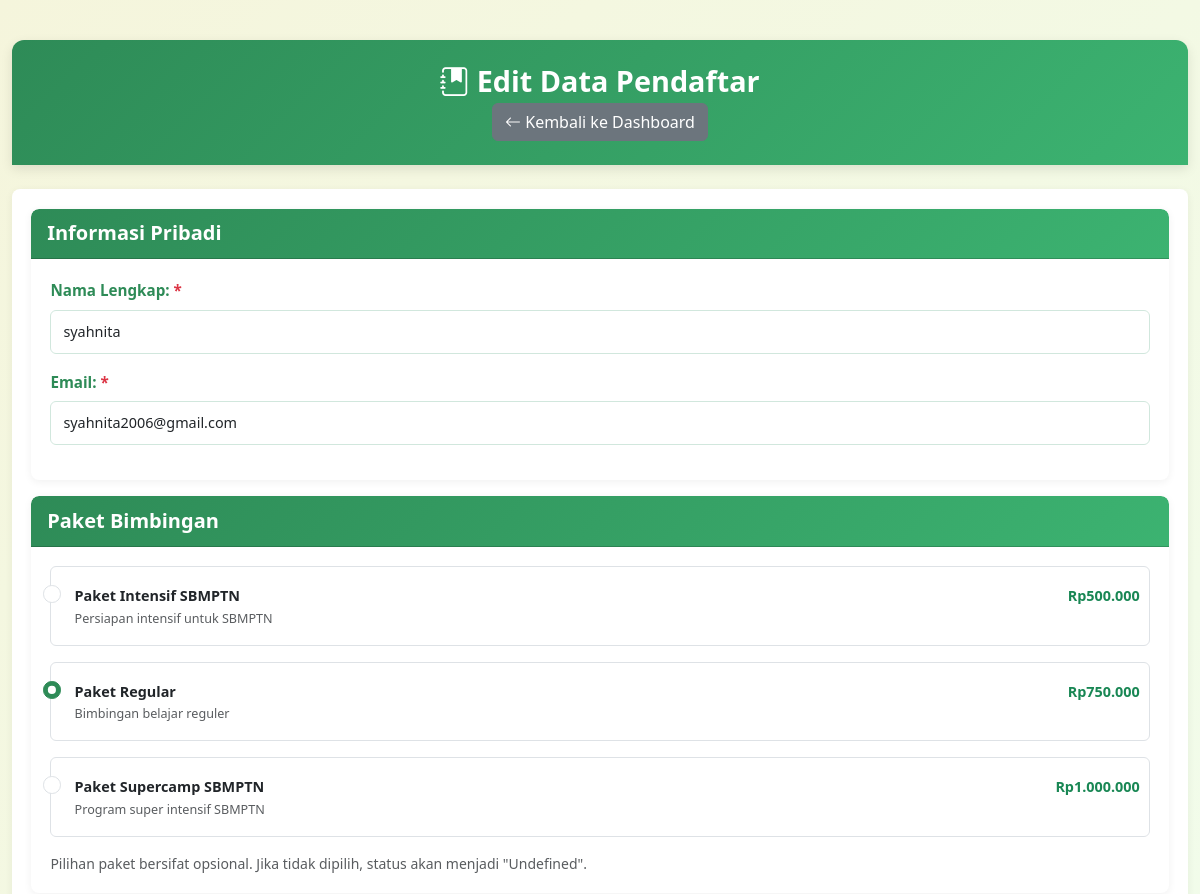
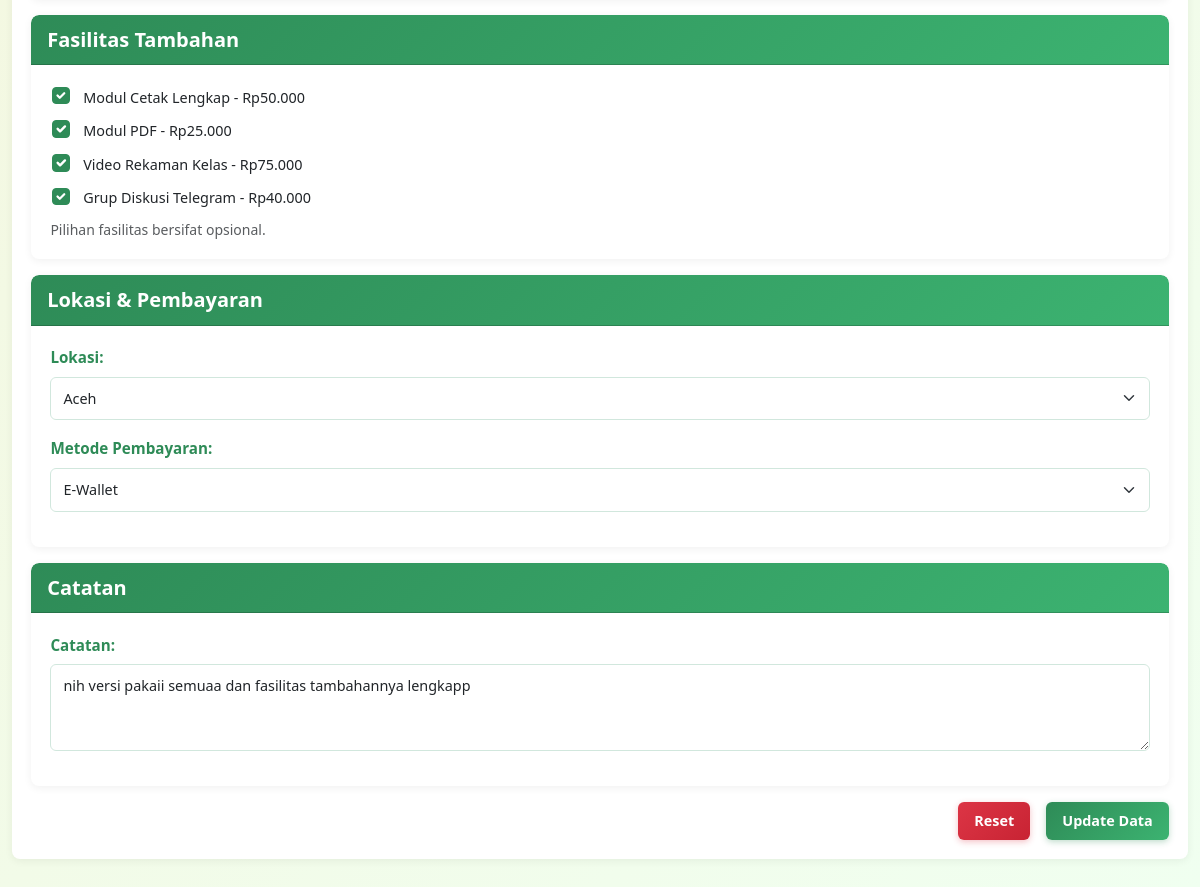
The app's page /edit.php?id=20 with its own data (2 pictures, top to bottom).
### tables this page shows
CREATE TABLE `pendaftar` (
  `id` int(11) NOT NULL,
  `nama` varchar(100) NOT NULL,
  `email` varchar(100) NOT NULL,
  `paket` varchar(50) NOT NULL,
  `fasilitas` text DEFAULT NULL,
  `lokasi` varchar(50) DEFAULT NULL,
  `metode_pembayaran` varchar(50) DEFAULT NULL,
  `catatan` text DEFAULT NULL,
  `price1` int(11) DEFAULT NULL,
  `price2` int(11) DEFAULT NULL,
  `price3` int(11) DEFAULT NULL,
  `price4` int(11) DEFAULT NULL,
  `tax` int(11) DEFAULT NULL,
  `taxes` int(11) DEFAULT NULL,
  `total_biaya` int(11) DEFAULT NULL,
  `tanggal_daftar` datetime NOT NULL DEFAULT current_timestamp()
);

### edit.php (the view, shortened to what this page needs)
<?php
include 'php/koneksi.php';
$id = $_GET['id'];
$sql = "SELECT * FROM pendaftar WHERE id = $id";
$query = mysqli_query($koneksi, $sql);
$data = mysqli_fetch_assoc($query);
$fasilitasArray = [];
if (!empty($data['fasilitas'])) {
    $fasilitasArray = explode(', ', $data['fasilitas']);
}
?>
<!DOCTYPE html>
<html lang="id">
<head>
    <link href="https://cdn.jsdelivr.net/npm/bootstrap@5.3.2/dist/css/bootstrap.min.css" rel="stylesheet">
    <link rel="stylesheet" href="https://cdn.jsdelivr.net/npm/bootstrap-icons@1.11.1/font/bootstrap-icons.css">
    <link rel="stylesheet" href="style.css">
</head>
<body>
    <div class="container mt-4">
        <div class="header text-center mb-4">
            <h1><i class="bi bi-journal-bookmark-fill"></i> Edit Data Pendaftar</h1>
            <a href="index.php" class="btn btn-secondary">
                <i class="bi bi-arrow-left"></i> Kembali ke Dashboard
            </a>
        </div>
        <div class="card">
            <div class="card-body">
                <form action="php/proses_edit.php" method="POST">
                    <div class="card mb-3">
                        <div class="card-header">
                            <h5 class="mb-0">Informasi Pribadi</h5>
                        </div>
                        <div class="card-body">
                            <div class="mb-3">
                                <label for="nama" class="form-label required">Nama Lengkap:</label>
                                <input type="text" class="form-control" id="nama" name="nama"
                                       value="<?php echo htmlspecialchars($data['nama']); ?>" required>
                            </div>
                            <div class="mb-3">
                                <label for="email" class="form-label required">Email:</label>
                                <input type="email" class="form-control" id="email" name="email"
                                       value="<?php echo htmlspecialchars($data['email']); ?>" required>
                            </div>
                        </div>
                    </div>
                    <div class="card mb-3">
                        <div class="card-header">
                            <h5 class="mb-0">Paket Bimbingan</h5>
                        </div>
                        <div class="card-body">
                            <div class="mb-3">
                                <?php
                                $packages = [
                                    'Paket Intensif SBMPTN' => '500000',
                                    'Paket Regular' => '750000',
                                    'Paket Supercamp SBMPTN' => '1000000'
                                ];
                                foreach ($packages as $pkgName => $price):
                                    $isChecked = ($data['paket'] === $pkgName) ? 'checked' : '';
                                ?>
                                <div class="form-check mb-3 p-3 border rounded">
                                    <input class="form-check-input" type="radio" name="paket"
                                           id="paket<?php echo str_replace(' ', '', $pkgName); ?>"
                                           value="<?php echo $pkgName; ?>" <?php echo $isChecked; ?>>
                                    <label class="form-check-label w-100" for="paket<?php echo str_replace(' ', '', $pkgName); ?>">
                                        <div class="d-flex justify-content-between align-items-start">
                                            <div>
                                                <strong class="d-block"><?php echo $pkgName; ?></strong>
                                                <small class="text-muted">
                                                    <?php echo $pkgName === 'Paket Intensif SBMPTN' ? 'Persiapan intensif untuk SBMPTN' :
                                                          ($pkgName === 'Paket Regular' ? 'Bimbingan belajar reguler' : 'Program super intensif SBMPTN'); ?>
                                                </small>
                                            </div>
                                            <span class="fw-bold text-success">Rp<?php echo number_format($price, 0, ',', '.'); ?></span>
                                        </div>
                                    </label>
                                </div>
                                <?php endforeach; ?>
                            </div>
                            <div class="text-muted small">Pilihan paket bersifat opsional. Jika tidak dipilih, status akan menjadi "Undefined".</div>
                        </div>
                    </div>
                    <div class="card mb-3">
                        <div class="card-header">
                            <h5 class="mb-0">Fasilitas Tambahan</h5>
                        </div>
                        <div class="card-body">
                            <?php
                            $facilitiesList = [
                                'Modul Cetak Lengkap' => '50000',
                                'Modul PDF' => '25000',
                                'Video Rekaman Kelas' => '75000',
                                'Grup Diskusi Telegram' => '40000'
                            ];
                            foreach ($facilitiesList as $facility => $price):
                                $isChecked = in_array($facility, $fasilitasArray) ? 'checked' : '';
                            ?>
                            <div class="facility-option mb-2">
                                <div class="form-check">
                                    <input class="form-check-input" type="checkbox" name="fasilitas[]"
                                           id="<?php echo str_replace(' ', '', $facility); ?>"
                                           value="<?php echo $facility; ?>" <?php echo $isChecked; ?>>
                                    <label class="form-check-label" for="<?php echo str_replace(' ', '', $facility); ?>">
                                        <?php echo $facility; ?> - Rp<?php echo number_format($price, 0, ',', '.'); ?>
                                    </label>
                                </div>
                            </div>
                            <?php endforeach; ?>
                            <div class="text-muted small mt-2">Pilihan fasilitas bersifat opsional.</div>
                        </div>
                    </div>
                    <div class="card mb-3">
                        <div class="card-header">
                            <h5 class="mb-0">Lokasi & Pembayaran</h5>
                        </div>
                        <div class="card-body">
                            <div class="mb-3">
                                <label for="lokasi" class="form-label">Lokasi:</label>
                                <select class="form-select" id="lokasi" name="lokasi">
                                    <option value="Aceh" <?php echo $data['lokasi'] == 'Aceh' ? 'selected' : ''; ?>>Aceh</option>
                                </select>
                            </div>
                            <div class="mb-3">
                                <label for="metode_pembayaran" class="form-label">Metode Pembayaran:</label>
                                <select class="form-select" id="metode_pembayaran" name="metode_pembayaran">
                                    <option value="E-Wallet" <?php echo $data['metode_pembayaran'] == 'E-Wallet' ? 'selected' : ''; ?>>E-Wallet</option>
                                </select>
                            </div>
                        </div>
                    </div>
                    <div class="card mb-3">
                        <div class="card-header">
                            <h5 class="mb-0">Catatan</h5>
                        </div>
                        <div class="card-body">
                            <div class="mb-3">
                                <label for="catatan" class="form-label">Catatan:</label>
                                <textarea class="form-control" id="catatan" name="catatan" rows="3"><?php echo htmlspecialchars($data['catatan']); ?></textarea>
                            </div>
                        </div>
                    </div>
                    <div class="d-grid gap-2 d-md-flex justify-content-md-end">
                        <button type="reset" class="btn btn-reset me-md-2">Reset</button>
                        <button type="submit" class="btn btn-primary" name="submit">Update Data</button>
                    </div>
                </form>
            </div>
        </div>
    </div>
</body>
</html>

### style.css (style rules this page uses)
:root { --primary-color: #2E8B57; --secondary-color: #3CB371; --accent-color: #F5F5DC; --text-color: #2F4F4F; --light-color: #F0FFF0; --error-color: #dc3545; --success-color: #198754; --card-color: #FFFFFF; --reset-color: #dc3545; --reset-hover: #c82333; }
* { margin: 0; padding: 0; box-sizing: border-box; }
body { background: linear-gradient(135deg, #F5F5DC 0%, #F0FFF0 100%); color: var(--text-color); font-family: 'Segoe UI', Tahoma, Geneva, Verdana, sans-serif; min-height: 100vh; display: flex; flex-direction: column; padding: 1rem 0; }
.header { background: linear-gradient(135deg, var(--primary-color), var(--secondary-color)); color: white; padding: 1.5rem; border-radius: 12px 12px 0 0; box-shadow: 0 4px 12px rgba(0, 0, 0, 0.1); margin-bottom: 0; }
.header h1 { font-size: 1.8rem; font-weight: 700; margin-bottom: 0.3rem; }
.form-label { font-weight: 600; color: var(--primary-color); margin-bottom: 0.5rem; font-size: 0.95rem; }
.btn-primary { background: linear-gradient(135deg, var(--primary-color), var(--secondary-color)); border: none; border-radius: 6px; padding: 8px 16px; font-weight: 600; font-size: 0.9rem; box-shadow: 0 2px 6px rgba(46, 139, 87, 0.3); color: white; transition: all 0.3s ease; }
.btn-reset { background: linear-gradient(135deg, var(--reset-color), var(--reset-hover)); border: none; border-radius: 6px; color: white; padding: 8px 16px; font-weight: 600; font-size: 0.9rem; box-shadow: 0 2px 6px rgba(220, 53, 69, 0.3); transition: all 0.3s ease; }
.form-check-input:checked { background-color: var(--primary-color); border-color: var(--primary-color); }
.card { border: none; border-radius: 8px; box-shadow: 0 2px 8px rgba(0, 0, 0, 0.06); transition: all 0.3s ease; background-color: var(--card-color); overflow: hidden; margin-bottom: 1rem; }
.card-header { background: linear-gradient(135deg, var(--primary-color), var(--secondary-color)); color: white; border-radius: 8px 8px 0 0 !important; padding: 0.8rem 1rem; font-weight: 600; font-size: 1rem; }
.card-body { padding: 1.2rem; }
.required::after { content: " *"; color: var(--error-color); }
.form-control, .form-select { border-radius: 6px; padding: 10px 12px; border: 1px solid #D1E7DD; transition: all 0.3s ease; font-size: 0.9rem; }
.form-check-input { width: 1.1em; height: 1.1em; margin-top: 0.15em; }
.form-check-label { margin-left: 0.5em; font-size: 0.9rem; }
h1, h2, h3, h4, h5, h6 { font-weight: 700; }
.form-check { padding-left: 1.6em; margin-bottom: 0.6rem; transition: all 0.2s ease; }
.container { max-width: 1200px; }

### records on screen
pendaftar: nama "syahnita", email "syahnita2006@gmail.com", lokasi "Aceh", metode_pembayaran "E-Wallet", catatan "nih versi pakaii semuaa dan fasilitas tambahannya lengkapp"

### other values on screen
$pkgName "Paket Intensif SBMPTN"
$price "500.000"
$pkgName "Paket Regular"
$price "750.000"
$pkgName "Paket Supercamp SBMPTN"
$price "1.000.000"
$facility "Modul Cetak Lengkap"
$price "50.000"
$facility "Modul PDF"
$price "25.000"
$facility "Video Rekaman Kelas"
$price "75.000"
$facility "Grup Diskusi Telegram"
$price "40.000"
